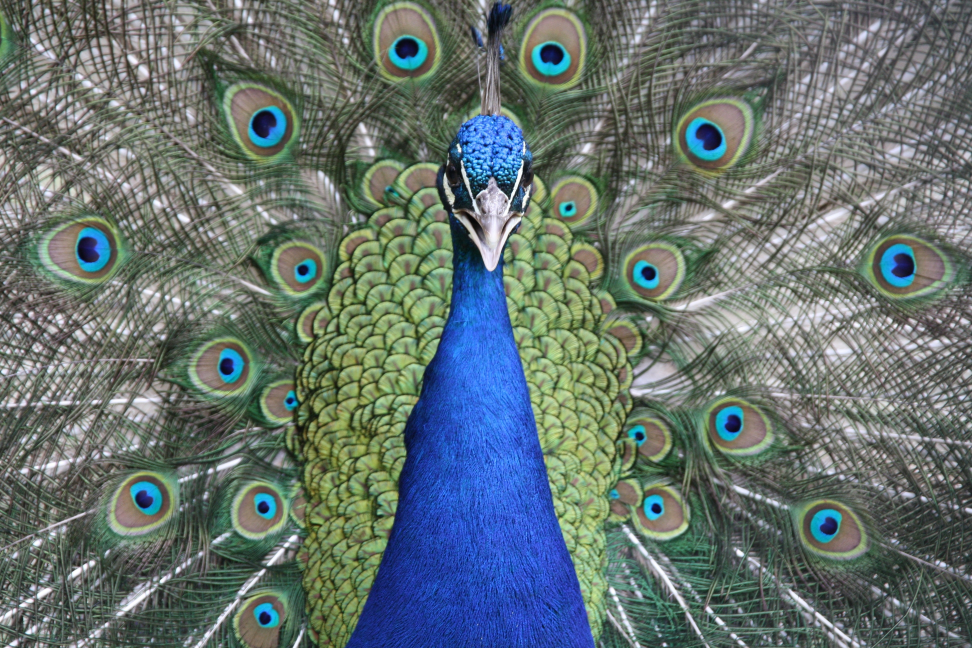
#> input picture animal.jpg, 3888 x 2592 px (shown at 1/4 size)
$ jupyter execute svd.ipynb   (shell and % lines are left out)
#> lines starting #> are read from the running program, lines starting #| are printed output that depends on the picture
Exercise 3.27 Read in a photo and convert to a matrix. Perform a singular value de- composition of the matrix. Reconstruct the photo using only 5%, 10%, 25%, 50% of the singular values.
1. Print the reconstructed photo. How good is the quality of the reconstructed photo?
2. What percent of the Forbenius norm is captured in each case?

[cell 1]

import matplotlib
import numpy as np
import matplotlib.pyplot as plt
import math
import cv2
from scipy.linalg import null_space
import warnings
warnings.filterwarnings('ignore')

[cell 2]
#Reading the Image
def readImage(fileName):
#> called with fileName = 'animal.jpg'
    img = cv2.imread(fileName)
#> img is the input picture: shape (2592, 3888, 3); mean B, G, R 112.2, 114.3, 101.1
    img = cv2.cvtColor(img, cv2.COLOR_BGR2GRAY)
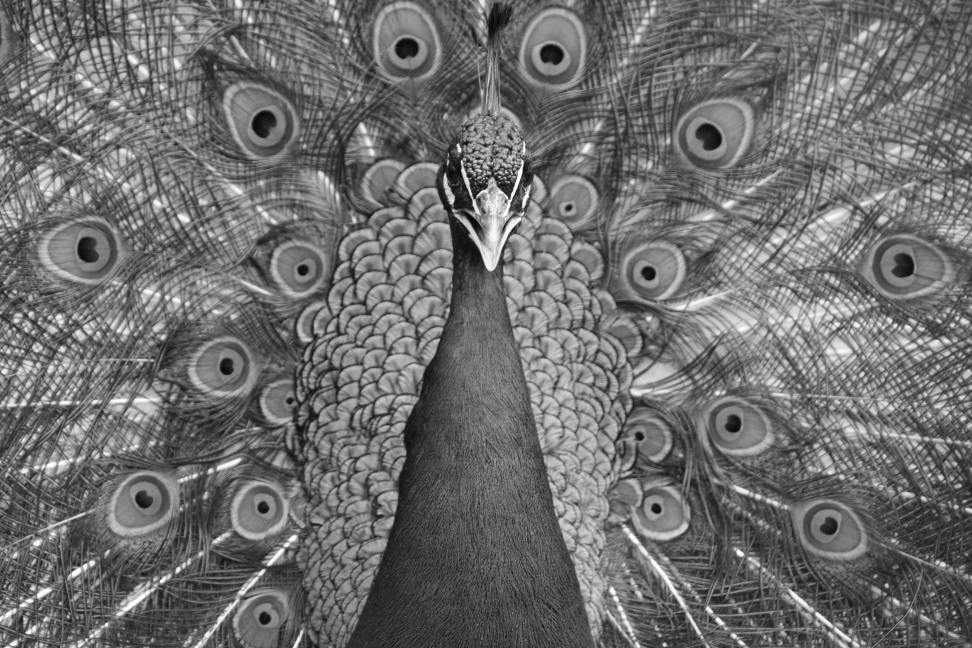
#> img: shape (2592, 3888) (shown at 1/4 size); min 4, max 255, mean 110.1
    img = cv2.resize(img, (400, 400))
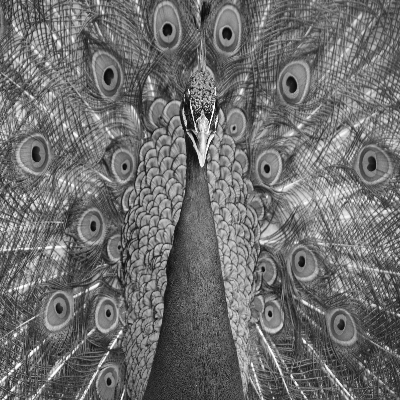
#> img: shape (400, 400); min 7, max 255, mean 110
    print("Image Shape : "+str(img.shape))
#| Image Shape : (400, 400)
    img = np.array(img,dtype=float)
    plt.imshow(img)
    return img

[cell 3]
#Returns reconstructed image using u*s*v_t given a rank
def reconstructImage(rank,u,s,vt):
    rImage = np.matmul(np.matmul(u[:,:rank],s[:rank,:rank]),vt[:rank,:])
    return rImage

[cell 4]
#Returns Frobenius norm of a matrix
def frobNorm(mat):
    m,n=mat.shape
    s = 0
    for i in np.arange(m):
        for j in np.arange(n):
            s = s + mat[i,j]**2
    s = math.sqrt(s)
    return s

[cell 5]
#Prints % of Frobenius norm captured in reconstructed image
def printPercentNormCapture(img,r_img):
    norm_org = frobNorm(img)
    norm_rc = frobNorm(r_img)
    per_capture = (norm_rc/norm_org)*100
    print("% of Frobenius Norm Captured : "+str(per_capture))

[cell 6]
#Returns normalised Eigen vector given the matrix and Eigen value
def eigenVector(a,eigenVal):
    a=np.array(a,dtype=complex)
    for i in np.arange(a.shape[0]):
        a[i,i]=a[i,i]-eigenVal
    eigenVector = null_space(a)
    s = 0
    for i in np.arange(eigenVector.shape[0]):
        s = s + eigenVector[i,0]**2
    eigenVector = eigenVector/(s**0.5)
    return eigenVector

[cell 7]
#Compute the u,s and v_t components of a matrix
def computeSVD(img):
    a = img
    at_a = np.matmul(a.T,a)
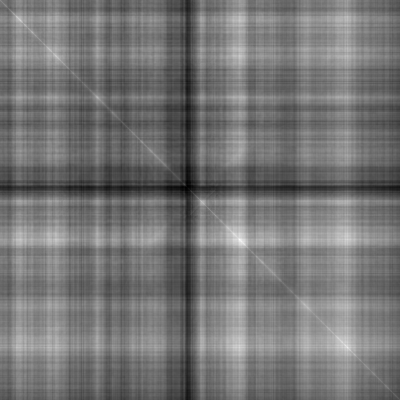
#> at_a: shape (400, 400) float64; min 2251115, max 7988373, mean 4891920.6; drawn with min black and max white
    eigenVals = np.linalg.eigvals(at_a)
#> eigenVals = 400 values, max 1.97e+09 at index 0, min 0.0144 at index 355, mean 5508851.2
    eigenVals = np.sort(eigenVals)[::-1]
#> eigenVals = 400 values, max 1.97e+09 at index 0, min 0.0144 at index 399, mean 5508851.2
    sigma = np.sqrt(eigenVals)
#> sigma = 400 values, max 44412.2 at index 0, min 0.12 at index 399, mean 609.7
    s = np.zeros((img.shape[0],img.shape[0]),dtype=complex)
    np.fill_diagonal(s,sigma)

    v = np.zeros((img.shape[0],img.shape[0]),dtype=complex)
    u = np.zeros((img.shape[0],img.shape[0]),dtype=complex)

    for i in np.arange(len(eigenVals)):
        v_i = eigenVector(at_a,eigenVals[i])
        u_i = np.matmul(a,v_i)/sigma[i]
        for j in np.arange(img.shape[0]):
            v[j,i] = v_i[j,0]
            u[j,i] = u_i[j,0]

    return u,s,v.T
